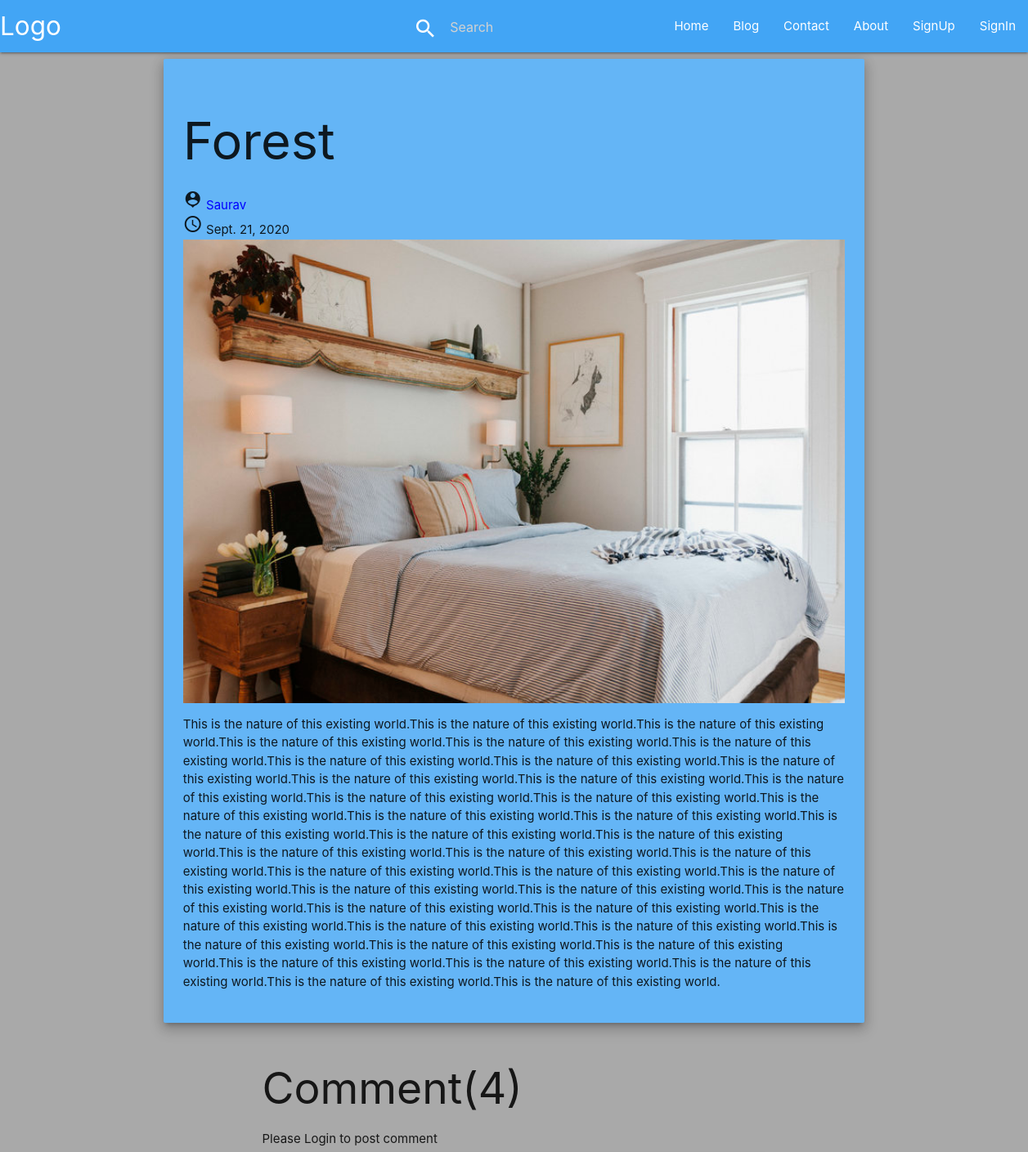
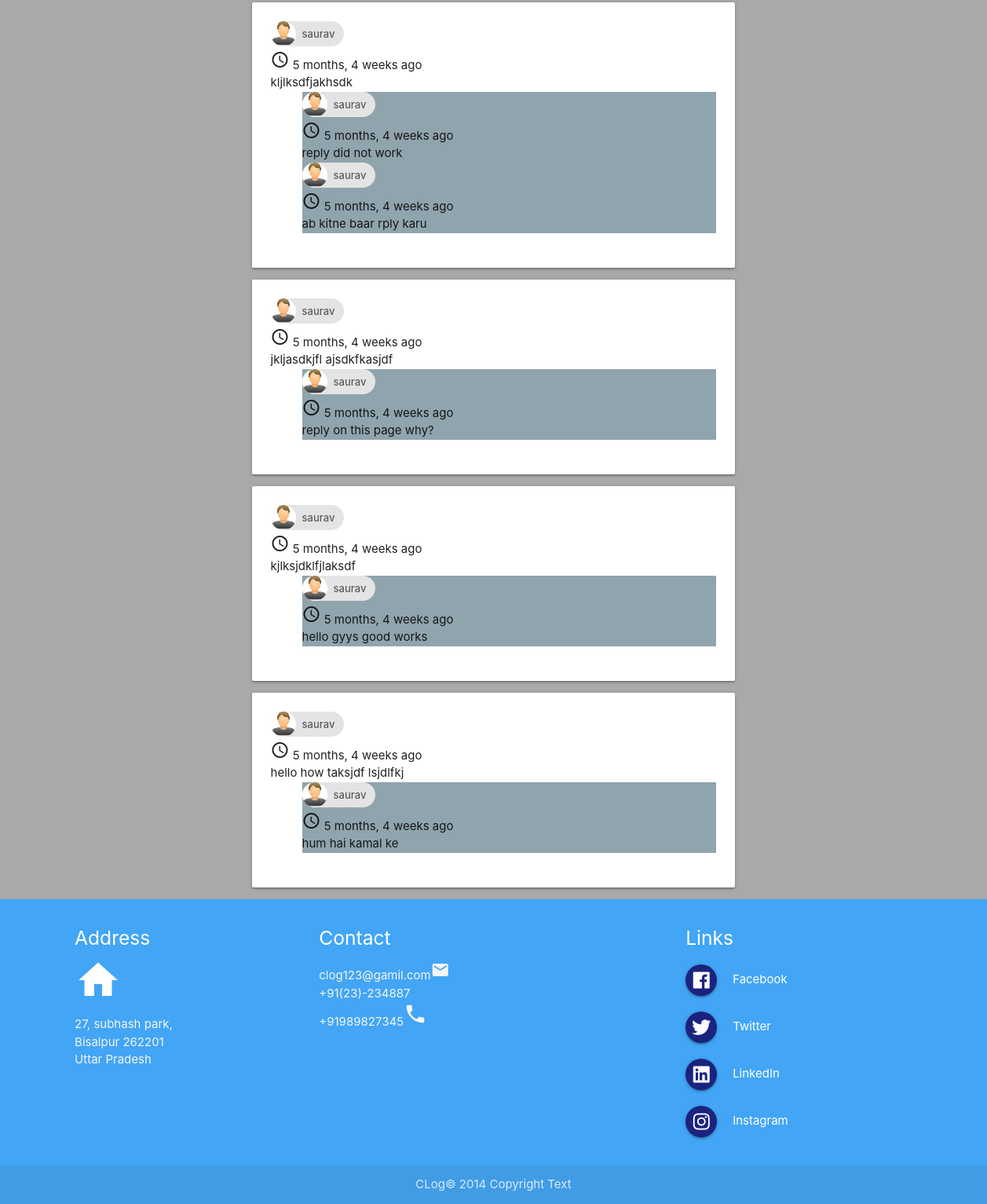
The page /blog/Forest on the database its author committed (2 pictures, top to bottom).
### blog/models.py (models this page shows, shortened)
class Posts(models.Model):
    sno=models.AutoField(primary_key=True)
    title=models.CharField(max_length=100)
    content=models.TextField()
    author=models.CharField(max_length=100)
    timestamp=models.DateField(blank=True)
    slug=models.CharField(max_length=130)
    thumbnail=models.ImageField( upload_to='images',blank=True)

class Usercomment(models.Model):
    sno=models.AutoField(primary_key=True)
    post=models.ForeignKey(Posts, on_delete=models.CASCADE)
    comment=models.TextField()
    user=models.ForeignKey(User, on_delete=models.CASCADE)
    parent=models.ForeignKey('self', on_delete=models.CASCADE, null=True)
    timestamp = models.DateTimeField(default=now)

### blog/views.py (the view)
# urls.py: path('<str:slug>',views.blogpost,name="blogpost"),
def blogpost(request,slug):
    post=Posts.objects.filter(slug=slug).first()
    comment=Usercomment.objects.filter(post=post, parent=None)
    replies=Usercomment.objects.filter(post=post).exclude(parent=None)
    replydict={}
    for reply in replies:
        if reply.parent.sno not in replydict:
            replydict[reply.parent.sno]=[reply]
        else:
            replydict[reply.parent.sno].append(reply)
    context={'post':post,'comment':comment,'user':request.user,'replydict':replydict}
    return render(request,'blog/blogpost.html',context)

### blog/templatetags/extra.py (called while the page is built)
@register.filter(name='get_val')
def get_val(dict,key):
    return dict.get(key)

### templates/blog/blogpost.html (shortened to what this page needs)
{%extends 'base.html'%} {% load static %}{% load extra %} {% block title %}BlogPost{% endblock%} {% block head %}
<link href="{% static  'css/blogpost.css' %}" type="text/css" rel="stylesheet" media="screen,projection" /> {% endblock%} {% block body%} {% load humanize %}
<div class="container">
    <div class="row">
        <div class="col s12 m12">
            <div class="card-panel blue lighten-2 z-depth-3">
                <div>
                    <h1>{{post.title}}</h1>
                    <span><i class="material-icons">person_pin</i>
                        <a href="/about" style="text-decoration: none; color: blue">{{post.author}}</a> </span><br />
                    <span>
                        <i class="material-icons">access_time</i>
                        {{post.timestamp}}
                     </span>
                </div>
                <img class="responsive-img" id="imgs" src="/media/{{post.thumbnail}}" />
                <p>{{post.content|safe}}</p>
            </div>
        </div>
    </div>
    <div class="container">
        <h2>Comment({{comment.count}})</h2>
        {% if user.is_authenticated %}
        <div>Post Comment</div>
        <form action="/blog/usercomment/" method="POST">{%csrf_token %}
            <input type="text" name="comments" style="background-color: aliceblue" />
            <input type="hidden" name="postsno" value="{{post.sno}}" />
            <input type="hidden" name="parentsno" value="" />
            <button class="waves-effect waves-light btn" type="submit">
          Comment
        </button>
        </form>
        {% else %}
        <div>Please Login to post comment</div>
        {% endif %} {% for comm in comment %}
        <div class="card-panel">
            <div class="row">
                <div class="chip">
                    <img src="{% static 'images/user.jfif' %}" alt="Contact Person" /> {{comm.user.username}}
                </div>
                <div>
                    <i class="material-icons">access_time</i> {{comm.timestamp|naturaltime}}
                </div>
                <div>{{comm.comment}}</div>
                <div class="replybox{{comm.sno}}">
                    <div class="replies blue-grey lighten-2 ml-3 mt-3 " style="margin-left:40px">
                        {%for reply in replydict|get_val:comm.sno %}
                        <div class="chip mt-3">
                            <img src="{% static 'images/user.jfif' %}" alt="Contact Person" /> {{comm.user.username}}
                        </div>
                        <div>
                            <i class="material-icons">access_time</i> {{comm.timestamp|naturaltime}}
                        </div>
                        <div class="mt-3">
                            {{reply.comment}}<br>
                        </div>
                        {% endfor %}
                    </div>
                </div>
            </div>
        </div>
        {% endfor %}
    </div>
    {% endblock %}

### templates/base.html (shortened to what this page needs)
{% load static %}
<head>
    <link rel="stylesheet" href="https://cdnjs.cloudflare.com/ajax/libs/materialize/1.0.0/css/materialize.min.css">
    <link rel="stylesheet" href="https://use.fontawesome.com/releases/v5.0.13/css/all.css">
    <link href="{% static  'css/base.css' %}" type="text/css" rel="stylesheet" media="screen,projection" /> {% block head %}{% endblock %}
</head>
<body>
    <div class="navbar-fixed">
        <nav>
            <div class="nav-wrapper blue lighten-1">
                <a href="/" class="brand-logo ">Logo</a>
                <ul class="right hide-on-med-and-down">
                    <li>
                        <form action="/search/" method="GET">{% csrf_token %}
                            <div class="row">
                                <div class="col s12">
                                    <div class="row">
                                        <div class="input-field col s12">
                                            <i class="material-icons prefix">search</i>
                                            <input type="text" class="autocomplete" name="search" id="autocomplete-input" placeholder="Search" />
                                        </div>
                                    </div>
                                </div>
                            </div>
                        </form>
                    </li>
                    <li><a href="/">Home</a></li>
                    <li><a href="/blog">Blog</a></li>
                    <li><a href="/contact">Contact</a></li>
                    <li><a href="/about">About</a></li>
                    {% if user.is_authenticated %}
                    <li><a class='dropdown-trigger btn blue lighten-1' href='#' data-target='dropdown2'>{{request.user}}</a></li>
                    <ul id='dropdown2' class='dropdown-content'>
                        <li><a href="/signOut">Logout</a></li>
                    </ul>
                    {% else %}
                    <li><a href="/signUp">SignUp</a></li>
                    <li><a href="/signIn">SignIn</a></li>
                    {% endif %}
                </ul>
            </div>
        </nav>
    </div>
    {% block body %}{% endblock %}
    <footer class="page-footer blue lighten-1" style="margin-bottom:-22px ;">
        <div class="container">
            <div class="row">
                <div class="col l3 s12 pull-l1">
                    <h5 class="white-text">Address</h5>
                    <i class="material-icons medium">home</i>
                    <p class="grey-text text-lighten-4">27, subhash park,<br>Bisalpur 262201<br>Uttar Pradesh
                    </p>
                </div>
                <div class="col l3 s12  ">
                    <h5 class="white-text">Contact</h5>
                    <p class="grey-text text-lighten-4"><span>clog123@gamil.com</span><i class="material-icons">email</i><br>
                        <span>+91(23)-234887<br>+91989827345</span><i class="material-icons small">phone</i><br>
                    </p>
                </div>
                <div class="col l4 push-l3 s12">
                    <h5 class="white-text">Links</h5>
                    <ul>
                        <li style="margin-top: 20px;"> <a href="/facebook.com" data-position="right" class="btn-floating btn-medium indigo darken-4"><i
                                    class="fab fa-facebook medium circle"></i></a><span style="margin-left:20px">Facebook</span></li>
                        <li style="margin-top: 20px;"><a href="/twitter.com" data-position="right" class="btn-floating btn-medium indigo darken-4"><i class="fab fa-twitter medium"></i></a><span style="margin-left:20px">Twitter</span></li>
                        <li style="margin-top: 20px;">
                            <a href="/Linkedin.com" data-position="right" class="btn-floating btn-medium indigo darken-4 ">
                                <i class="circle fab fa-linkedin medium "></i></a><span style="margin-left:20px">LinkedIn</span>
                        </li>
                        <li style="margin-top: 20px;">
                            <a href="https/Instagram.com" data-position="right" class="btn-floating btn-medium indigo darken-4">
                                <i class="circle fab fa-instagram medium "></i></a><span style="margin-left:20px">Instagram</span>
                        </li>
                    </ul>
                </div>
            </div>
        </div>
        <div class="footer-copyright">
            <div class="container center">
                CLog© 2014 Copyright Text
            </div>
        </div>
    </footer>
</body>
</html>

### static/css/base.css (style rules this page uses)
input#autocomplete-input { margin-top: 10px; margin-bottom: 0px; }
i.material-icons.prefix { margin-top: -5px; }

### static/css/blogpost.css (style rules this page uses)
body { background-color: darkgray; word-wrap: break-word; }
#imgs { width: 100%; }
.page-footer { margin-left: -227px; margin-right: -227px; }

### rows shown on the page
Posts: title "Forest", author "Saurav", timestamp "Sept. 21, 2020", thumbnail (picture), content "This is the nature of this existing world.This is the nature of this existing world.This is the nature of this existing world.This is the nature of this existing world.This is the nature of this existing world.This is the nature of this existing world.This is the nature of this existing world.This is the nature of this existing world.This is the nature of this existing world.This is the nature of this existing world.This is the nature of this existing world.This is the nature of this existing world.This is the nature of this existing world.This is the nature of this existing world.This is the nature of this existing world.This is the nature of this existing world.This is the nature of this…"
Usercomment: user.username "saurav", timestamp "5 months, 4 weeks ago", comment "kljlksdfjakhsdk"
Usercomment: comment "reply did not work"
Usercomment: comment "ab kitne baar rply karu"
Usercomment: user.username "saurav", timestamp "5 months, 4 weeks ago", comment "jkljasdkjfl ajsdkfkasjdf"
Usercomment: comment "reply on this page why?"
Usercomment: user.username "saurav", timestamp "5 months, 4 weeks ago", comment "kjlksjdklfjlaksdf"
Usercomment: comment "hello gyys good works"
Usercomment: user.username "saurav", timestamp "5 months, 4 weeks ago", comment "hello how taksjdf lsjdlfkj"
Usercomment: comment "hum hai kamal ke"

### other values the page prints
{{ comment.count }} "4"
